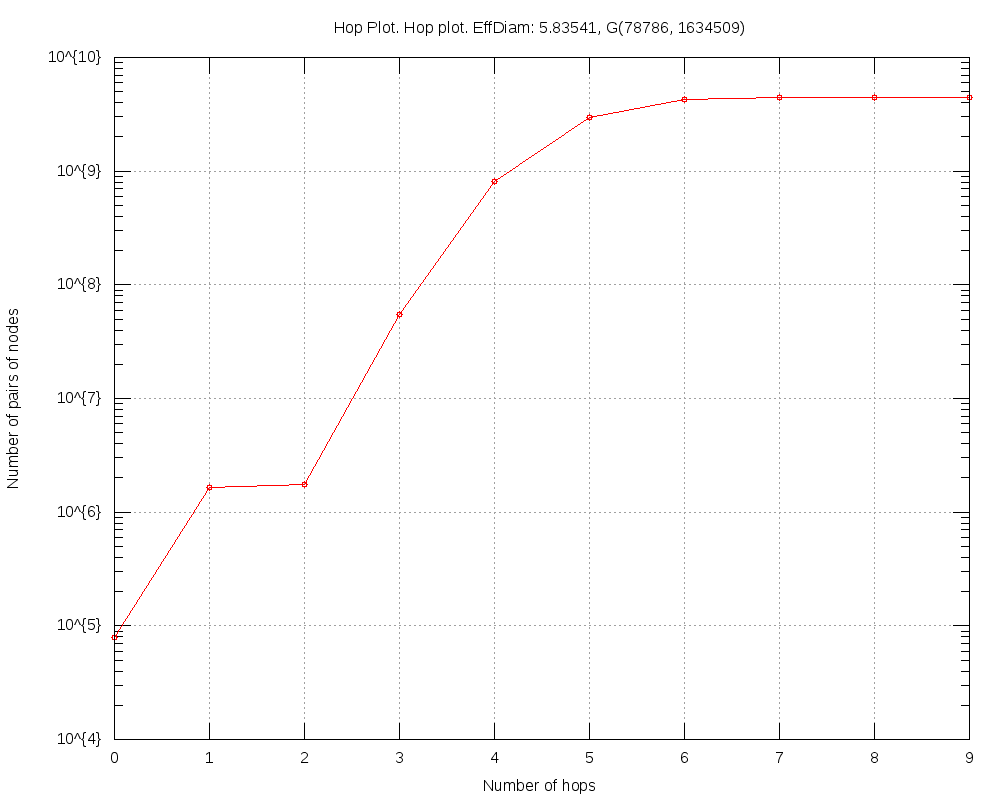

Write gnuplot code to recreate this figure.
#
# Hop Plot. Hop plot. EffDiam: 5.83541, G(78786, 1634509) (Wed Apr 30 02:16:20 2014)
#

set title "Hop Plot. Hop plot. EffDiam: 5.83541, G(78786, 1634509)"
set key bottom right
set logscale y 10
set format y "10^{%L}"
set mytics 10
set grid
set xlabel "Number of hops"
set ylabel "Number of pairs of nodes"
set tics scale 2
set terminal png size 1000,800
set output 'hop.FRDG_TCL_2.png'
plot 	"hop.FRDG_TCL_2.tab" using 1:2 title "" with linespoints pt 6
